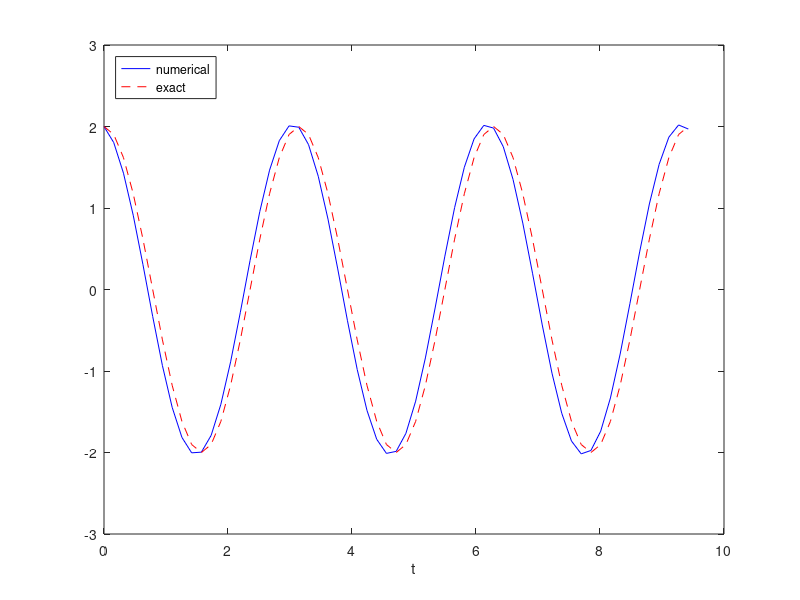

Recreate this plot in MATLAB.
clc
close all

omega = 2;
P = 2*pi/omega;
dt = P/20;
T = 3*P;
N_t = floor(T/dt);
t = linspace(0, N_t*dt, N_t+1);
u = zeros(N_t+1, 1);
v = zeros(N_t+1, 1);  

% Initial condition
X_0 = 2;
u(1) = X_0;
v(1) = 0;

% Step equations forward in time
for n = 1:N_t
    v(n+1) = v(n) - dt*omega^2*u(n);
    u(n+1) = u(n) + dt*v(n+1);
end

plot(t, u, 'b-', t, X_0*cos(omega*t), 'r--');
legend('numerical', 'exact','location','northwest');
xlabel('t');